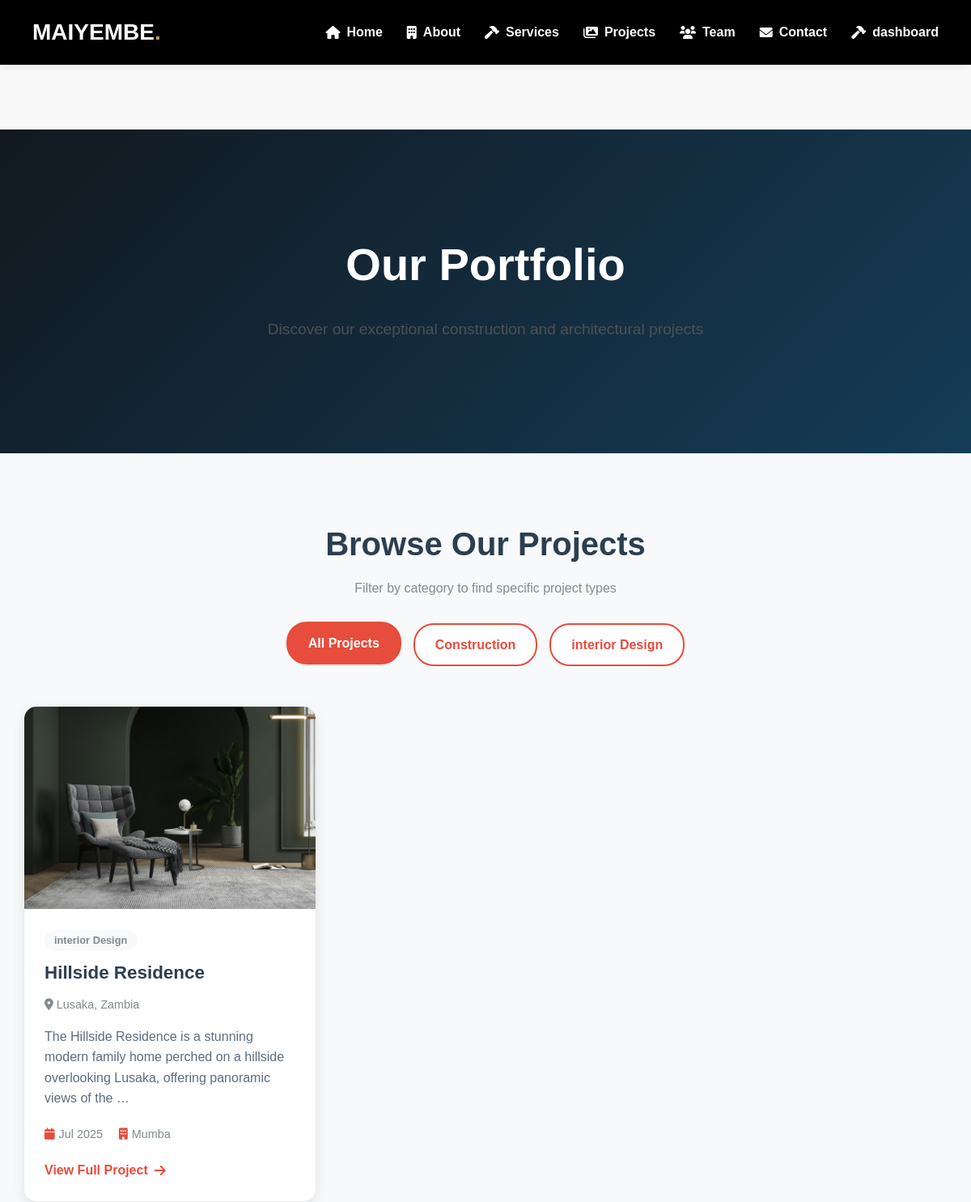
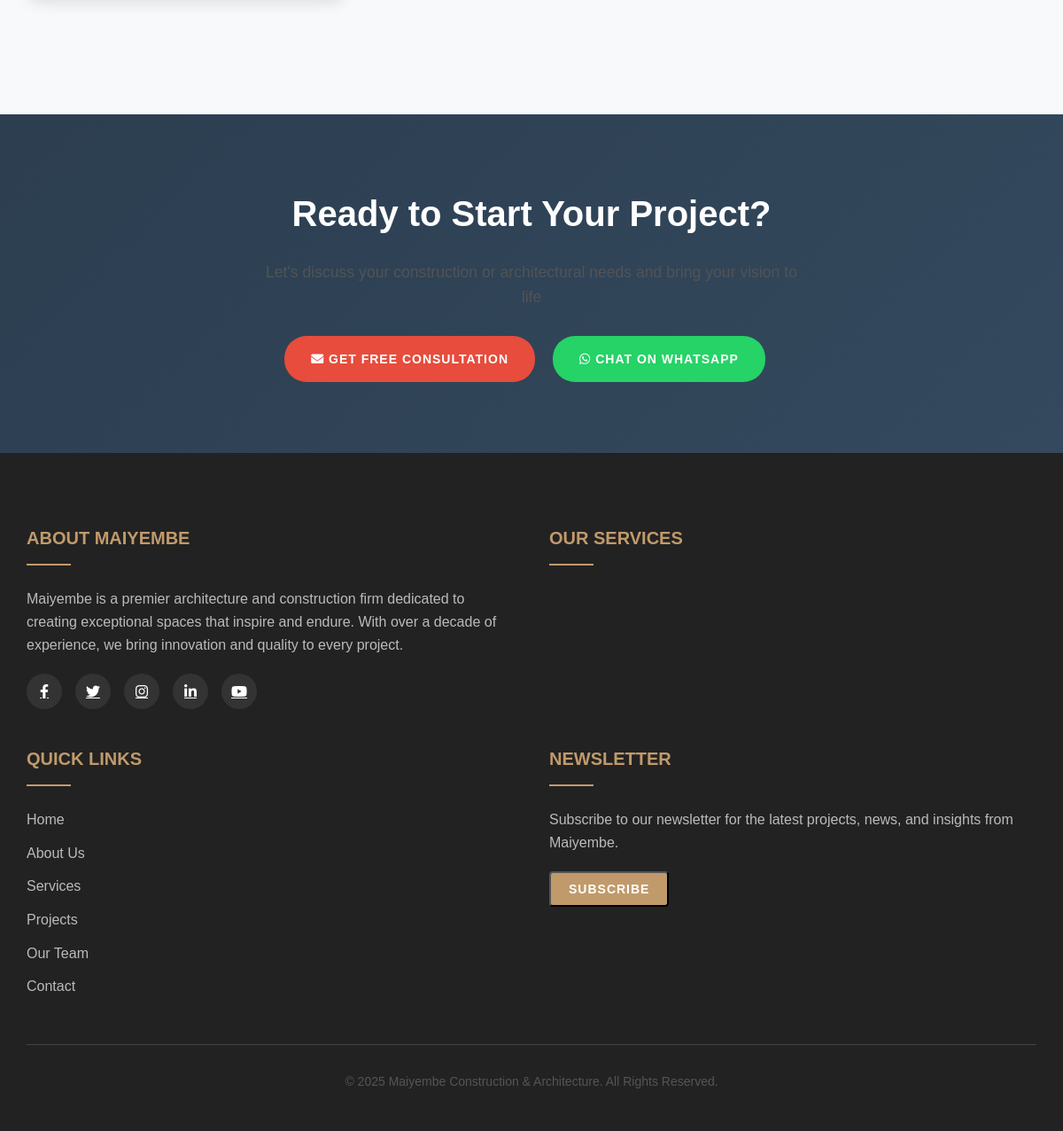
/projects/, run on the app's committed database (2 pictures, top to bottom).
### projects/models.py (models this page shows, shortened)
class ProjectCategory(models.Model):
    name = models.CharField(max_length=100)
    slug = models.SlugField(unique=True, blank=True)
    description = models.TextField(blank=True)
    image = models.ImageField(upload_to='project_categories/', blank=True, null=True)
    order = models.IntegerField(default=0)
    class Meta:
        verbose_name_plural = 'Project Categories'
        ordering = ['order', 'name']

class Project(models.Model):
    PROJECT_STATUS = (
        ('completed', 'Completed'),
        ('ongoing', 'Ongoing'),
        ('upcoming', 'Upcoming'),
    )
    title = models.CharField(max_length=200)
    slug = models.SlugField(unique=True, blank=True)
    description = models.TextField()
    client = models.CharField(max_length=100)
    location = models.CharField(max_length=100)
    completion_date = models.DateField()
    project_duration = models.CharField(max_length=50, blank=True)
    budget = models.DecimalField(max_digits=12, decimal_places=2, blank=True, null=True)
    size = models.CharField(max_length=100, blank=True)
    featured_image = models.ImageField(upload_to='projects/')
    is_featured = models.BooleanField(default=False)
    status = models.CharField(max_length=20, choices=PROJECT_STATUS, default='completed')
    categories = models.ManyToManyField(ProjectCategory, related_name='projects')
    created_at = models.DateTimeField(auto_now_add=True)
    updated_at = models.DateTimeField(auto_now=True)
    views = models.PositiveIntegerField(default=0)
    meta_title = models.CharField(max_length=200, blank=True)
    meta_description = models.TextField(blank=True)
    def get_absolute_url(self):
        return reverse('projects:project_detail', kwargs={'slug': self.slug})
    def get_primary_category(self):
        return self.categories.first() if self.categories.exists() else None

### projects/views.py (the view)
# urls.py: path('', ProjectListView.as_view(), name='project_list'),
class ProjectListView(ListView):
    model = Project
    template_name = 'projects/project_list.html'
    context_object_name = 'projects'
    paginate_by = 12
    def get_queryset(self):
        queryset = Project.objects.all()
        category_slug = self.kwargs.get('slug')
        if category_slug:
            category = get_object_or_404(ProjectCategory, slug=category_slug)
            queryset = queryset.filter(categories=category)
        return queryset
    def get_context_data(self, **kwargs):
        context = super().get_context_data(**kwargs)
        context['categories'] = ProjectCategory.objects.all()
        category_slug = self.kwargs.get('slug')
        if category_slug:
            context['current_category'] = get_object_or_404(ProjectCategory, slug=category_slug)
        return context

### templates/projects/project_list.html (shortened to what this page needs)
{% extends 'base.html' %}
{% load static %}
{% block content %}
<div class="projects-hero">
    <div class="hero-overlay"></div>
    <div class="hero-content">
        <h1>Our Portfolio</h1>
        <p>Discover our exceptional construction and architectural projects</p>
    </div>
</div>
<section class="projects-section">
    <div class="container">
        <div class="projects-filter">
            <div class="filter-header">
                <h2>Browse Our Projects</h2>
                <p>Filter by category to find specific project types</p>
            </div>
            <div class="category-filters">
                <a href="{% url 'projects:project_list' %}"
                   class="filter-btn {% if not current_category %}active{% endif %}">
                    All Projects
                </a>
                {% for category in categories %}
                <a href="{% url 'projects:category' category.slug %}"
                   class="filter-btn {% if current_category.slug == category.slug %}active{% endif %}">
                    {{ category.name }}
                </a>
                {% endfor %}
            </div>
        </div>
        <div class="projects-grid">
            {% for project in projects %}
            <div class="project-card">
                <div class="project-image">
                    <img src="{{ project.featured_image.url }}" alt="{{ project.title }}">
                </div>
                <div class="project-content">
                    <div class="project-category">
                        {% with project.get_primary_category as primary_category %}
                        {% if primary_category %}
                        <span class="category-badge">{{ primary_category.name }}</span>
                        {% endif %}
                        {% endwith %}
                    </div>
                    <h3>{{ project.title }}</h3>
                    <p class="project-location">
                        <i class="fas fa-map-marker-alt"></i> {{ project.location }}
                    </p>
                    <p class="project-description">
                        {{ project.description|truncatewords:20 }}
                    </p>
                    <div class="project-meta">
                        <div class="meta-item">
                            <i class="fas fa-calendar"></i>
                            <span>{{ project.completion_date|date:"M Y" }}</span>
                        </div>
                        <div class="meta-item">
                            <i class="fas fa-building"></i>
                            <span>{{ project.client }}</span>
                        </div>
                    </div>
                    <a href="{{ project.get_absolute_url }}" class="project-link">
                        View Full Project <i class="fas fa-arrow-right"></i>
                    </a>
                </div>
            </div>
            {% empty %}
            <div class="no-projects">
                <i class="fas fa-folder-open"></i>
                <h3>No Projects Found</h3>
                <p>There are no projects available in this category at the moment.</p>
            </div>
            {% endfor %}
        </div>
    </div>
</section>
<section class="projects-cta">
    <div class="container">
        <div class="cta-content">
            <h2>Ready to Start Your Project?</h2>
            <p>Let's discuss your construction or architectural needs and bring your vision to life</p>
            <div class="cta-buttons">
                <a href="{% url 'core:contact' %}" class="btn btn-primary">
                    <i class="fas fa-envelope"></i> Get Free Consultation
                </a>
                <a href="https://wa.me/260779838119" class="btn btn-whatsapp" target="_blank">
                    <i class="fab fa-whatsapp"></i> Chat on WhatsApp
                </a>
            </div>
        </div>
    </div>
</section>
{% endblock %}

### templates/projects/project_list.html (style rules this page uses)
.projects-hero { background: linear-gradient(135deg, #2c3e50 0%, #3498db 100%); height: 400px; display: flex; align-items: center; justify-content: center; position: relative; margin-top: 80px; text-align: center; color: white; }
.hero-overlay { position: absolute; top: 0; left: 0; width: 100%; height: 100%; background: rgba(0, 0, 0, 0.6); }
.hero-content { position: relative; z-index: 2; max-width: 800px; padding: 0 20px; }
.hero-content h1 { font-size: 3.5rem; margin-bottom: 20px; font-weight: 700; }
.hero-content p { font-size: 1.2rem; opacity: 0.9; }
.projects-section { padding: 80px 0; background: #f8f9fa; }
.projects-filter { margin-bottom: 50px; text-align: center; }
.filter-header h2 { font-size: 2.5rem; color: #2c3e50; margin-bottom: 10px; }
.filter-header p { color: #7f8c8d; margin-bottom: 30px; }
.category-filters { display: flex; justify-content: center; flex-wrap: wrap; gap: 15px; margin-bottom: 40px; }
.filter-btn { padding: 12px 25px; background: white; border: 2px solid #e74c3c; color: #e74c3c; text-decoration: none; border-radius: 25px; font-weight: 600; transition: all 0.3s ease; }
.filter-btn:hover, .filter-btn.active { background: #e74c3c; color: white; transform: translateY(-2px); }
.projects-grid { display: grid; grid-template-columns: repeat(auto-fill, minmax(350px, 1fr)); gap: 30px; margin-bottom: 50px; }
.project-card { background: white; border-radius: 15px; overflow: hidden; box-shadow: 0 5px 15px rgba(0, 0, 0, 0.1); transition: transform 0.3s ease, box-shadow 0.3s ease; }
.project-image { position: relative; height: 250px; overflow: hidden; }
.project-image img { width: 100%; height: 100%; object-fit: cover; transition: transform 0.5s ease; }
.project-content { padding: 25px; }
.project-category { margin-bottom: 10px; }
.category-badge { background: #f8f9fa; color: #7f8c8d; padding: 5px 12px; border-radius: 12px; font-size: 0.8rem; font-weight: 600; }
.project-content h3 { font-size: 1.4rem; color: #2c3e50; margin-bottom: 10px; font-weight: 700; }
.project-location { color: #7f8c8d; margin-bottom: 15px; font-size: 0.9rem; }
.project-description { color: #5d6d7e; line-height: 1.6; margin-bottom: 20px; }
.project-meta { display: flex; gap: 20px; margin-bottom: 20px; }
.meta-item { display: flex; align-items: center; gap: 5px; color: #7f8c8d; font-size: 0.9rem; }
.meta-item i { color: #e74c3c; }
.project-link { color: #e74c3c; text-decoration: none; font-weight: 600; display: inline-flex; align-items: center; gap: 8px; transition: gap 0.3s ease; }
.projects-cta { background: linear-gradient(135deg, #2c3e50 0%, #34495e 100%); color: white; padding: 80px 0; text-align: center; }
.cta-content h2 { font-size: 2.5rem; margin-bottom: 20px; }
.cta-content p { font-size: 1.1rem; margin-bottom: 30px; opacity: 0.9; max-width: 600px; margin-left: auto; margin-right: auto; }
.cta-buttons { display: flex; gap: 20px; justify-content: center; flex-wrap: wrap; }
.btn-primary { background: #e74c3c; color: white; padding: 15px 30px; border-radius: 25px; text-decoration: none; font-weight: 600; transition: background 0.3s ease; }
.btn-whatsapp { background: #25d366; color: white; padding: 15px 30px; border-radius: 25px; text-decoration: none; font-weight: 600; transition: background 0.3s ease; }

### data on the page
ProjectCategory: name "Construction"
ProjectCategory: name "interior Design"
Project: featured_image (picture), get_primary_category.name "interior Design", title "Hillside Residence", location "Lusaka, Zambia", description "The Hillside Residence is a stunning modern family home perched on a hillside overlooking Lusaka, offering panoramic views of the …", completion_date "Jul 2025", client "Mumba"
